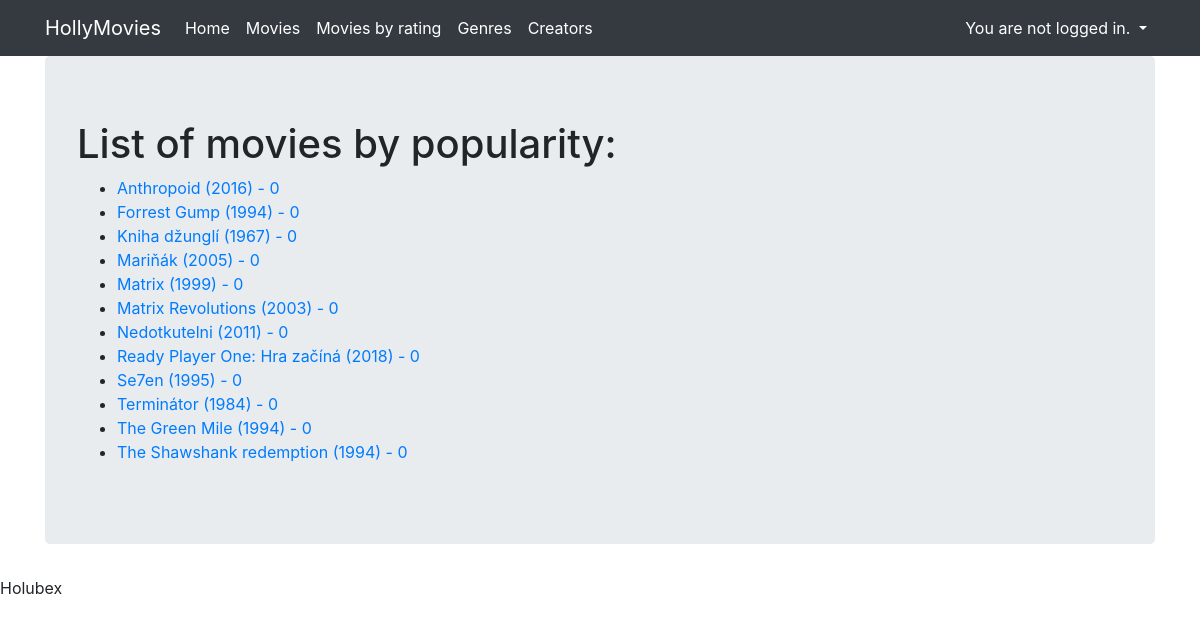
Screenshot of /movies_by_popularity/ with the database file from the repository.
### viewer/models.py (models this page shows)
class Movie(Model):
    title = CharField(max_length=64)
    title_cz = CharField(max_length=64, blank=True)
    genres = ManyToManyField(Genre, blank=True, related_name='movies')
    countries = ManyToManyField(Country, blank=True, related_name='movies')
    directors = ManyToManyField(Creator, blank=True, related_name='directed_movies')
    actors = ManyToManyField(Creator, blank=True, related_name='acting_in_movies')
    rating = IntegerField()
    released = DateField()
    length = IntegerField(null=True, blank=True)
    description = TextField(null=True)
    clicked = IntegerField(default=0)
    created = DateTimeField(auto_now_add=True)
    class Meta:
        ordering = ['title', 'released']
    def __str__(self):
        return f'{self.title} ({self.released.year})'

### viewer/views.py (the view)
# urls.py: path('movies_by_popularity/', MoviesByPopularityView.as_view(), name='movies_by_populartiy'),
class MoviesByPopularityView(TemplateView):
    template_name = 'movies_by_popularity.html'
    extra_context = {'title': 'List of movies by popularity',
                     'movies': Movie.objects.all().order_by('-clicked', 'title')}

### viewer/templates/movies_by_popularity.html
{% extends "base.html" %}
{% block content %}
<h1>List of movies by popularity:</h1>
<ul>
    {% for movie in movies %}
        <li><a href="{% url 'movie' movie.id %}">{{ movie }} - {{ movie.clicked }}</a></li>
    {% endfor %}
</ul>
{% endblock %}

### rows the page displays
Movie: title+released "Anthropoid (2016)", clicked "0"
Movie: title+released "Forrest Gump (1994)", clicked "0"
Movie: title+released "Kniha džunglí (1967)", clicked "0"
Movie: title+released "Mariňák (2005)", clicked "0"
Movie: title+released "Matrix (1999)", clicked "0"
Movie: title+released "Matrix Revolutions (2003)", clicked "0"
Movie: title+released "Nedotkutelni (2011)", clicked "0"
Movie: title+released "Ready Player One: Hra začíná (2018)", clicked "0"
Movie: title+released "Se7en (1995)", clicked "0"
Movie: title+released "Terminátor (1984)", clicked "0"
Movie: title+released "The Green Mile (1994)", clicked "0"
Movie: title+released "The Shawshank redemption (1994)", clicked "0"
